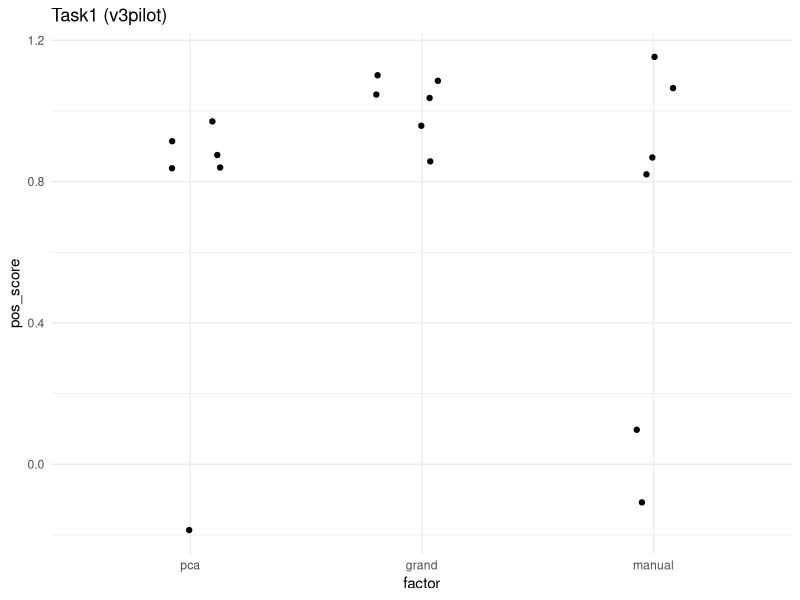
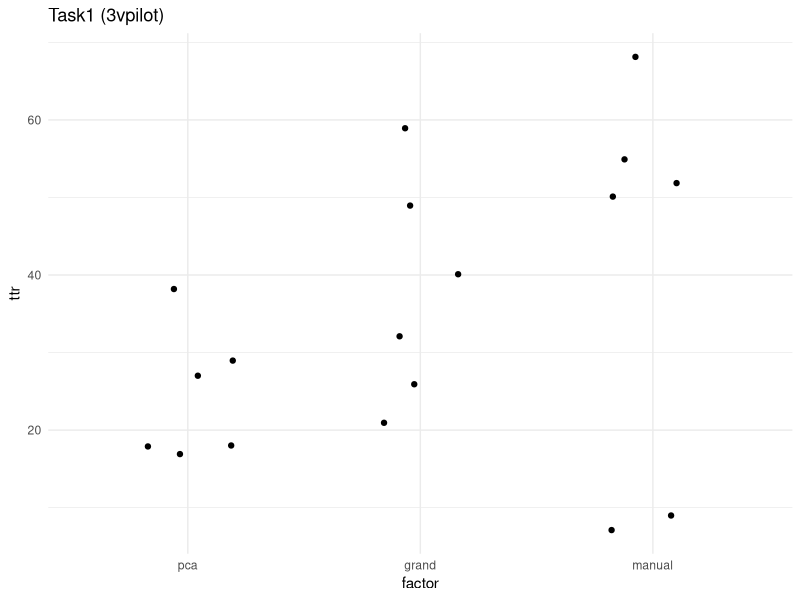
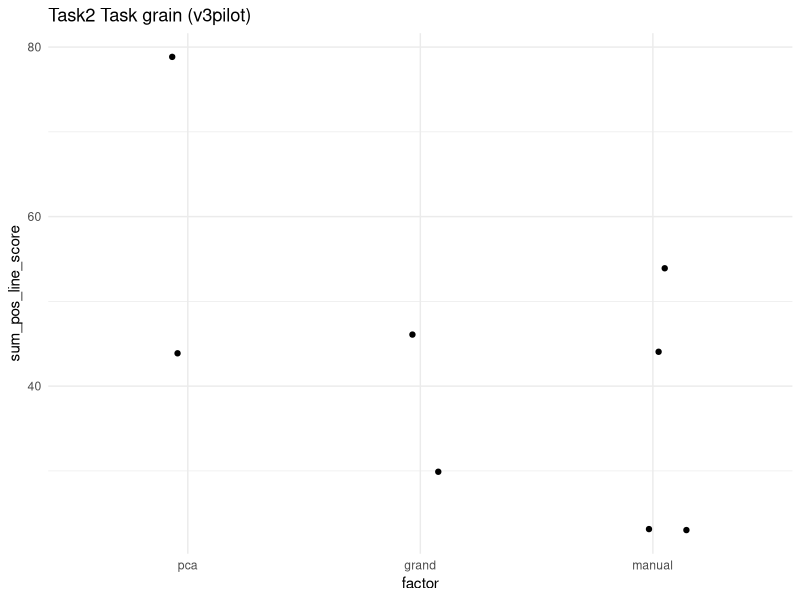
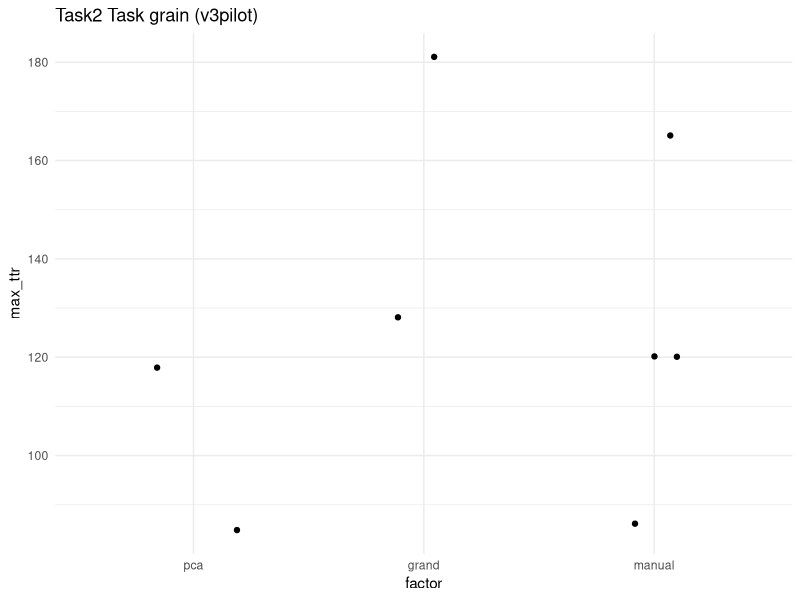
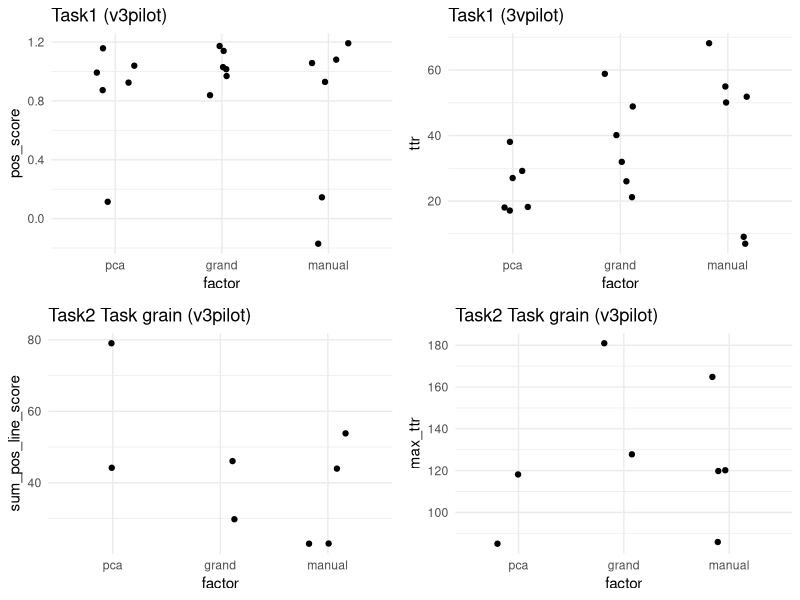
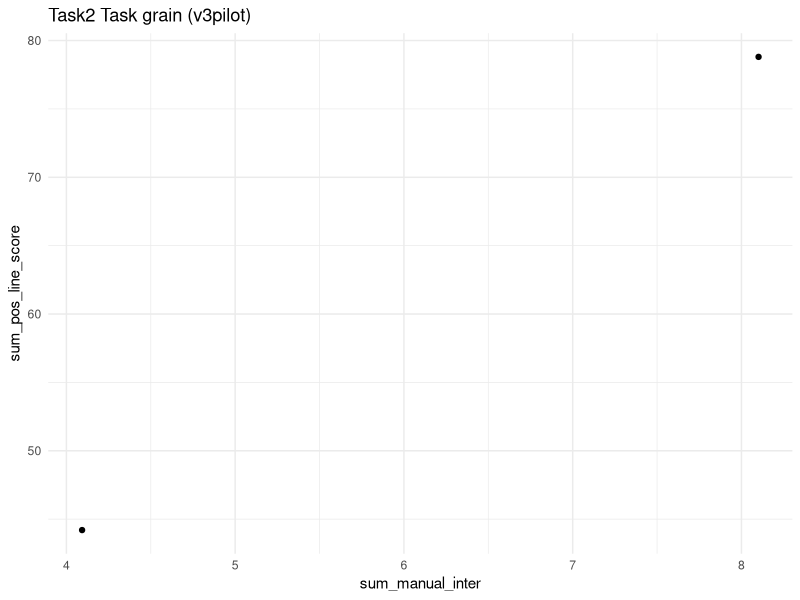
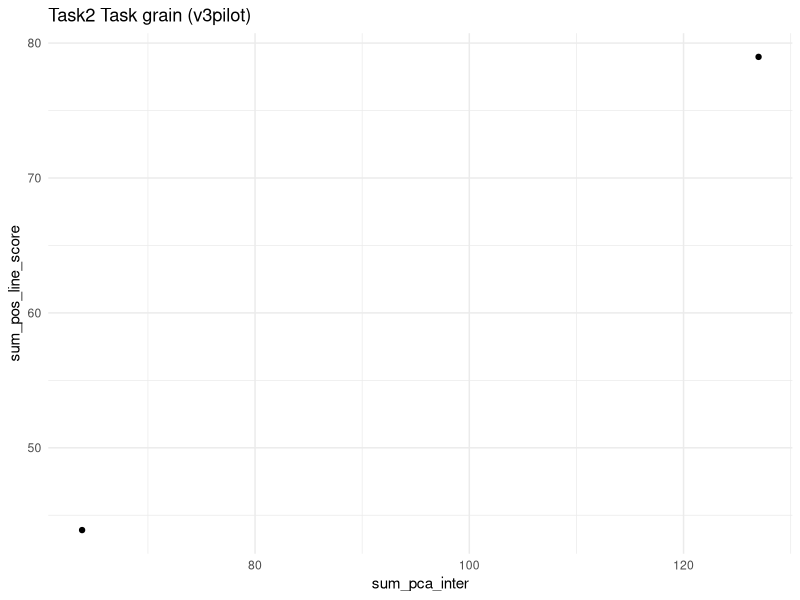

Recreate these plots in R, in order. (Note: this script raises an error after producing the figures.)
library(tidyverse)

df1 <- read.csv2("./apps_supplementary/v1_pilot_studies/responses_1_v3pilot_Judy.csv", sep = ",", stringsAsFactors = F)
df2 <- read.csv2("./apps_supplementary/v1_pilot_studies/responses_1_v3pilot_Sabrina.csv", sep = ",", stringsAsFactors = F)
df <- rbind(df1, df2)


### TASK 1 
task1 <- filter(df, task == 1, factor %in% c("pca", "grand", "manual"), 
                response != "none (default)" & !is.null(response) )
task1 <- mutate(task1, ttr = as.integer(ttr), 
                pos_score = max(abs(score)) - abs(score),
                factor = factor(factor, levels = c("pca","grand", "manual")))
str(task1)

(g1_t1 <- ggplot(task1) + geom_jitter(aes(x = factor, y = pos_score),
                                      width = .2, height = .2) + 
    labs(title = "Task1 (v3pilot)") + theme_minimal() + 
    scale_color_brewer(palette = "Dark2") + scale_fill_brewer(palette = "Dark2"))
(g2_t1 <- ggplot(task1) + geom_jitter(aes(x = factor, y = ttr),
                                      width = .2, height = .2) + 
    labs(title = "Task1 (3vpilot)") + theme_minimal() + 
    scale_color_brewer(palette = "Dark2") + scale_fill_brewer(palette = "Dark2"))

### TASK 2 PLOTS
task2_ln <- filter(df, task == 2, factor %in% c("pca", "grand", "manual"), 
                   response != "none (default)" & !is.null(response) )
task2_ln <- mutate(task2_ln, ttr = as.integer(ttr), 
                   pos_line_score = line_score + abs(min(line_score)),
                   factor = factor(factor, levels = c("pca", "grand", "manual")))

task2_tsk <- task2_ln %>%
    group_by(user_uid, factor, task, sim_id) %>%
    summarize(max_ttr = max(ttr),
              sum_pos_line_score = sum(pos_line_score),
              sum_manual_inter = sum(manual_inter),
              sum_pca_inter = sum(pca_inter))


(g1_t2 <- ggplot(task2_tsk) + geom_jitter(aes(x = factor, y = sum_pos_line_score),
                                          width = .2, height = .2) + 
    labs(title = "Task2 Task grain (v3pilot)") + theme_minimal() + 
    scale_color_brewer(palette = "Dark2") + scale_fill_brewer(palette = "Dark2"))
(g2_t2 <- ggplot(task2_tsk) + geom_jitter(aes(x = factor, y = max_ttr),
                                          width = .2, height = .2) + 
    labs(title = "Task2 Task grain (v3pilot)") + theme_minimal() + 
    scale_color_brewer(palette = "Dark2") + scale_fill_brewer(palette = "Dark2"))
gridExtra::grid.arrange(g1_t1, g2_t1, g1_t2, g2_t2, ncol=2)

(FIG1 <- gridExtra::arrangeGrob(g1_t1, g2_t1, g1_t2, g2_t2, ncol=2))
# ggsave("./paper/figures/v3pilot.png", plot = FIG1, width = 6, height = 6, units = "in")
# ggsave("../mid_canidature/figures/v3pilot.png", plot = FIG1, width = 6, height = 6, units = "in")

### Q did people use manual interactions enough?
task2_tsk_manual <- filter(task2_tsk, factor == "pca")
ggplot(task2_tsk_manual) + geom_jitter(aes(x = sum_manual_inter, y = sum_pos_line_score),
                                width = .2, height = .2) + 
    labs(title = "Task2 Task grain (v3pilot)") + theme_minimal() + 
    scale_color_brewer(palette = "Dark2") + scale_fill_brewer(palette = "Dark2")

ggplot(task2_tsk_manual) + geom_jitter(aes(x = sum_pca_inter, y = sum_pos_line_score),
                                       width = .2, height = .2) + 
    labs(title = "Task2 Task grain (v3pilot)") + theme_minimal() + 
    scale_color_brewer(palette = "Dark2") + scale_fill_brewer(palette = "Dark2")

### SURVEY
##TODO: RESUME HERE <<<<<<
survey <- df[which(df$factor == "survey"),]

survey$survey_factor <- substr(survey$task, 8, nchar(survey$task)) # THESE ARE NUMBERS NOT NAMES


survey$response <- as.integer(substr(survey$response, 1,1))
factor_survey <- survey[which(survey$survey_factor == ""),]

(g1_s <- ggplot(survey) + geom_boxplot(aes(x = factor, y = pos_score)) + 
    labs(title = "Task2 (v3pilot)") + theme_minimal() + 
    scale_color_brewer(palette = "Dark2") + scale_fill_brewer(palette = "Dark2"))



